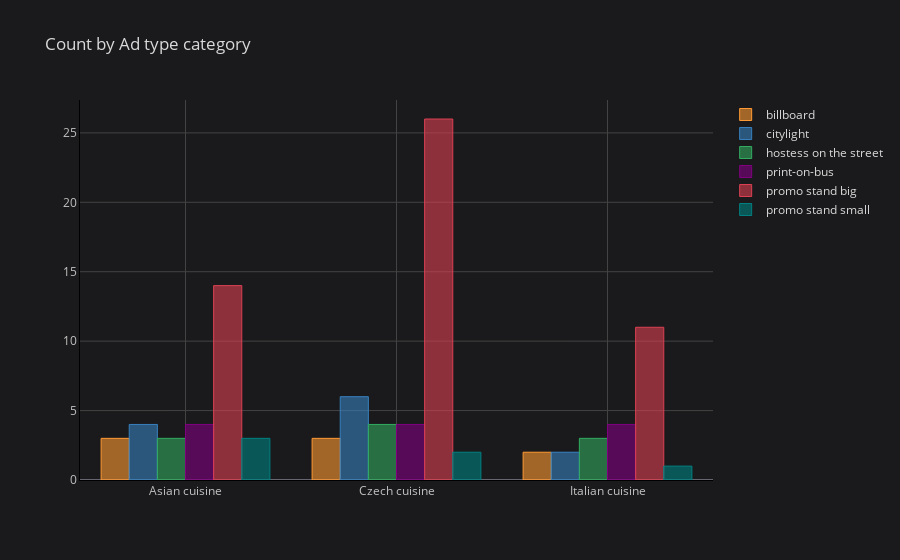

Notebook cell for this chart:
### Markdown cell above
# Ad Type

### Code cell
gbo = demography.groupby(by=['Favourite category', 'Favourite ad type']).size().unstack()
gbo.iplot(kind='bar', linecolor="black", title="Count by Ad type category")

### Figure 1 — Plotly figure (JSON) as saved in the notebook; plotly's stock layout.template omitted (floating-point values rounded to 4 significant figures)
{"data": [{"marker": {"color": "rgba(255, 153, 51, 0.6)", "line": {"color": "rgba(255, 153, 51, 1.0)", "width": 1}}, "name": "billboard", "orientation": "v", "text": "", "x": ["Asian cuisine", "Czech cuisine", "Italian cuisine"], "y": [3, 3, 2], "type": "bar"}, {"marker": {"color": "rgba(55, 128, 191, 0.6)", "line": {"color": "rgba(55, 128, 191, 1.0)", "width": 1}}, "name": "citylight", "orientation": "v", "text": "", "x": ["Asian cuisine", "Czech cuisine", "Italian cuisine"], "y": [4, 6, 2], "type": "bar"}, {"marker": {"color": "rgba(50, 171, 96, 0.6)", "line": {"color": "rgba(50, 171, 96, 1.0)", "width": 1}}, "name": "hostess on the street", "orientation": "v", "text": "", "x": ["Asian cuisine", "Czech cuisine", "Italian cuisine"], "y": [3, 4, 3], "type": "bar"}, {"marker": {"color": "rgba(128, 0, 128, 0.6)", "line": {"color": "rgba(128, 0, 128, 1.0)", "width": 1}}, "name": "print-on-bus", "orientation": "v", "text": "", "x": ["Asian cuisine", "Czech cuisine", "Italian cuisine"], "y": [4, 4, 4], "type": "bar"}, {"marker": {"color": "rgba(219, 64, 82, 0.6)", "line": {"color": "rgba(219, 64, 82, 1.0)", "width": 1}}, "name": "promo stand big", "orientation": "v", "text": "", "x": ["Asian cuisine", "Czech cuisine", "Italian cuisine"], "y": [14, 26, 11], "type": "bar"}, {"marker": {"color": "rgba(0, 128, 128, 0.6)", "line": {"color": "rgba(0, 128, 128, 1.0)", "width": 1}}, "name": "promo stand small", "orientation": "v", "text": "", "x": ["Asian cuisine", "Czech cuisine", "Italian cuisine"], "y": [3, 2, 1], "type": "bar"}], "layout": {"legend": {"bgcolor": "#1A1A1C", "font": {"color": "#D9D9D9"}}, "paper_bgcolor": "#1A1A1C", "plot_bgcolor": "#1A1A1C", "title": {"font": {"color": "#D9D9D9"}, "text": "Count by Ad type category"}, "xaxis": {"gridcolor": "#434343", "linecolor": "black", "showgrid": true, "tickfont": {"color": "#C2C2C2"}, "title": {"font": {"color": "#D9D9D9"}, "text": ""}, "zerolinecolor": "#666570"}, "yaxis": {"gridcolor": "#434343", "linecolor": "black", "showgrid": true, "tickfont": {"color": "#C2C2C2"}, "title": {"font": {"color": "#D9D9D9"}, "text": ""}, "zerolinecolor": "#666570"}}}
